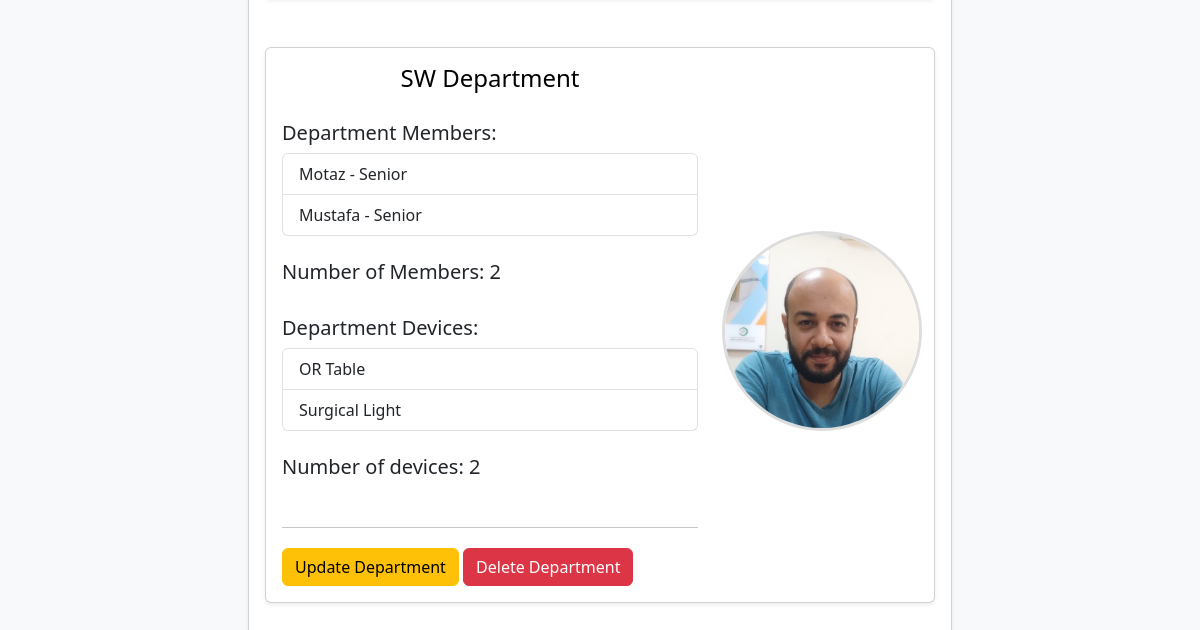
/departments/ (lower part), run on an earlier commit of the app's database.
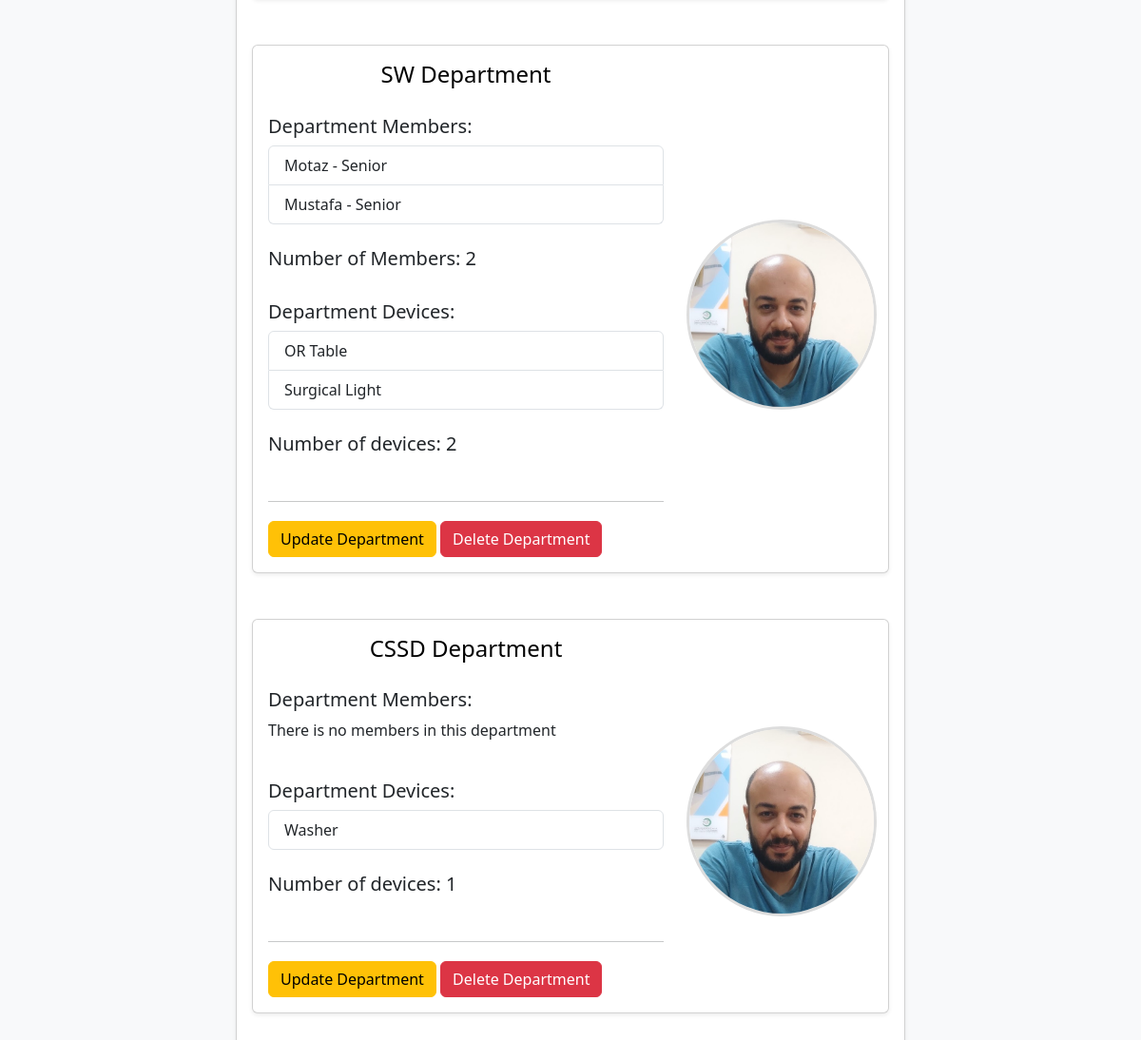
And on a later commit of the database.
### maintenance_system/models.py (models this page shows, shortened)
class Department(db.Model):
	id = db.Column(db.Integer, primary_key=True)
	name = db.Column(db.String(80), unique=True)
	members = db.relationship('User', backref='department', lazy=True)
	devices = db.relationship('Device', backref='department', lazy=True)

class User(db.Model, UserMixin):
	id = db.Column(db.Integer, primary_key=True)
	username = db.Column(db.String(80), unique=True)
	email = db.Column(db.String(120), unique=True)
	password = db.Column(db.String(120))
	rank = db.Column(db.String(120), default="Junior")
	profile_pic = db.Column(db.String(120), default="default.jpg")
	department_id = db.Column(db.Integer, db.ForeignKey('department.id'))
	machines = db.relationship('Machine', backref='user', lazy=True)
	hospitals = db.relationship('Hospital', secondary='user_hospital', backref='users', lazy='dynamic')

class Device(db.Model):
	id = db.Column(db.Integer, primary_key=True)
	name = db.Column(db.String(80), unique=True)
	department_id = db.Column(db.Integer, db.ForeignKey('department.id'))
	models = db.relationship('Model', backref='device', lazy=True)

### maintenance_system/TheRoutes/departments_routes.py (the view)
@departmentsbp.route('/departments/', methods=['GET', 'POST'])
def departments():
    form = DepartmentForm()
    departments = Department.query.all()
    return render_template('departments.html', departments=departments, form=form)

### maintenance_system/Templates/departments.html (shortened to what this page needs)
{% extends "layout.html"%}
{% block content %}
<div class="row justify-content-center">
	<div class="col-lg-8 mt-4 mb-4">
		<div class="card p-3 shadow-sm">
			<div class="row">
				{% for department in departments %}
				<div class="col-md-8 col-lg-12 mt-4 mb-4">
					<div class="card p-3 shadow-sm">
						<div class="row align-items-center">
							<div class="col-lg-8 col-12">
								<a href="{{ url_for('devicesbp.devices', department_id = department.id)}}" class="anchor-custom">
									<h4 class="mb-1 text-center">{{department.name}} Department</h4>
								</a>
								<br>
								<h5>Department Members: </h5>
								{% if department.members%}
								<div class="list-group">
									{% for member in department.members%}
									<a href="{{ url_for('user', id = member.id)}}"
										class="list-group-item list-group-item-action">{{ member.username }} - {{
										member.rank }}</a>
									{% endfor%}
								</div>
								<br>
								<h5>Number of Members: {{ department.members|length }}</h5>
								{% else %}
								<p> There is no members in this department</p>
								{% endif %}
								<br>
								<h5>Department Devices: </h5>
								{% if department.devices%}
								<div class="list-group">
									{% for device in department.devices%}
									<a href=" {{url_for( 'modelsbp.models', device_id=device.id) }}"
										class="list-group-item list-group-item-action">{{
										device.name }}</a>
									{% endfor%}
								</div>
								<br>
								<h5>Number of devices: {{ department.devices|length }}</h5>
								{% else %}
								<p>There is no devices</p>
								{% endif%}
								<br>
								<hr>
								<div>
									<button type="button" class="btn btn-warning btn-custom mt-1" data-bs-toggle="modal"
										data-bs-target="#updateDepartment{{ department.id }}">Update
										Department</button>
									<button type="button" class="btn btn-danger custom-button mt-1"
										data-bs-toggle="modal"
										data-bs-target="#deleteDepartment{{ department.id }}">Delete
										Department </button>
								</div>
							</div>
							<div class="col-lg-4 text-center mt-1">
								<img src="{{ url_for('static', filename='images/profile.jpg')}}" alt="User Photo"
									class="rounded-photo mt-2">
							</div>
						</div>
					</div>
				</div>
				{% endfor %}
			</div>
		</div>
	</div>
</div>
{% endblock%}

What changed in the data, as far as the page shows it:
added Department: name "CSSD", shows "There is no members in this department", devices|length "1"
added Device: name "Washer", shown under "CSSD"
